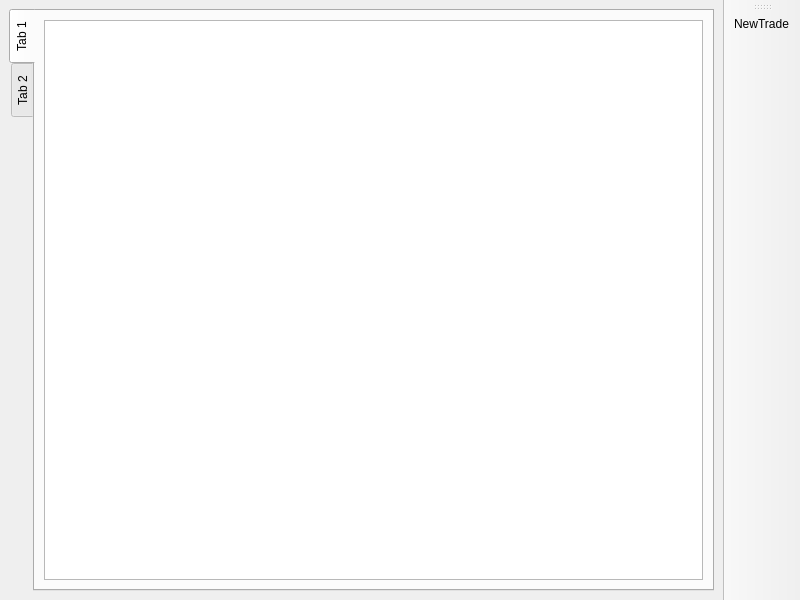
<?xml version="1.0" encoding="UTF-8"?>
<ui version="4.0">
 <class>MainWindow</class>
 <widget class="QMainWindow" name="MainWindow">
  <property name="geometry">
   <rect>
    <x>0</x>
    <y>0</y>
    <width>800</width>
    <height>600</height>
   </rect>
  </property>
  <property name="windowTitle">
   <string>MainWindow</string>
  </property>
  <widget class="QWidget" name="centralwidget">
   <layout class="QVBoxLayout" name="verticalLayout">
    <item>
     <widget class="QTabWidget" name="tabWidget">
      <property name="tabPosition">
       <enum>QTabWidget::West</enum>
      </property>
      <property name="currentIndex">
       <number>0</number>
      </property>
      <widget class="QWidget" name="trade_tab">
       <attribute name="title">
        <string>Tab 1</string>
       </attribute>
       <layout class="QHBoxLayout" name="horizontalLayout">
        <item>
         <widget class="QTableWidget" name="trade_table"/>
        </item>
       </layout>
      </widget>
      <widget class="QWidget" name="tab_2">
       <attribute name="title">
        <string>Tab 2</string>
       </attribute>
       <layout class="QHBoxLayout" name="horizontalLayout_2">
        <item>
         <widget class="QLabel" name="label">
          <property name="text">
           <string>Just a test</string>
          </property>
         </widget>
        </item>
       </layout>
      </widget>
     </widget>
    </item>
   </layout>
  </widget>
  <widget class="QToolBar" name="toolBar">
   <property name="windowTitle">
    <string>toolBar</string>
   </property>
   <attribute name="toolBarArea">
    <enum>RightToolBarArea</enum>
   </attribute>
   <attribute name="toolBarBreak">
    <bool>false</bool>
   </attribute>
   <addaction name="actionNewTrade"/>
  </widget>
  <action name="actionNewTrade">
   <property name="icon">
    <iconset theme="list-add"/>
   </property>
   <property name="text">
    <string>NewTrade</string>
   </property>
   <property name="toolTip">
    <string>add a new trade</string>
   </property>
   <property name="shortcut">
    <string>Ctrl+N</string>
   </property>
  </action>
 </widget>
 <resources/>
 <connections/>
</ui>
